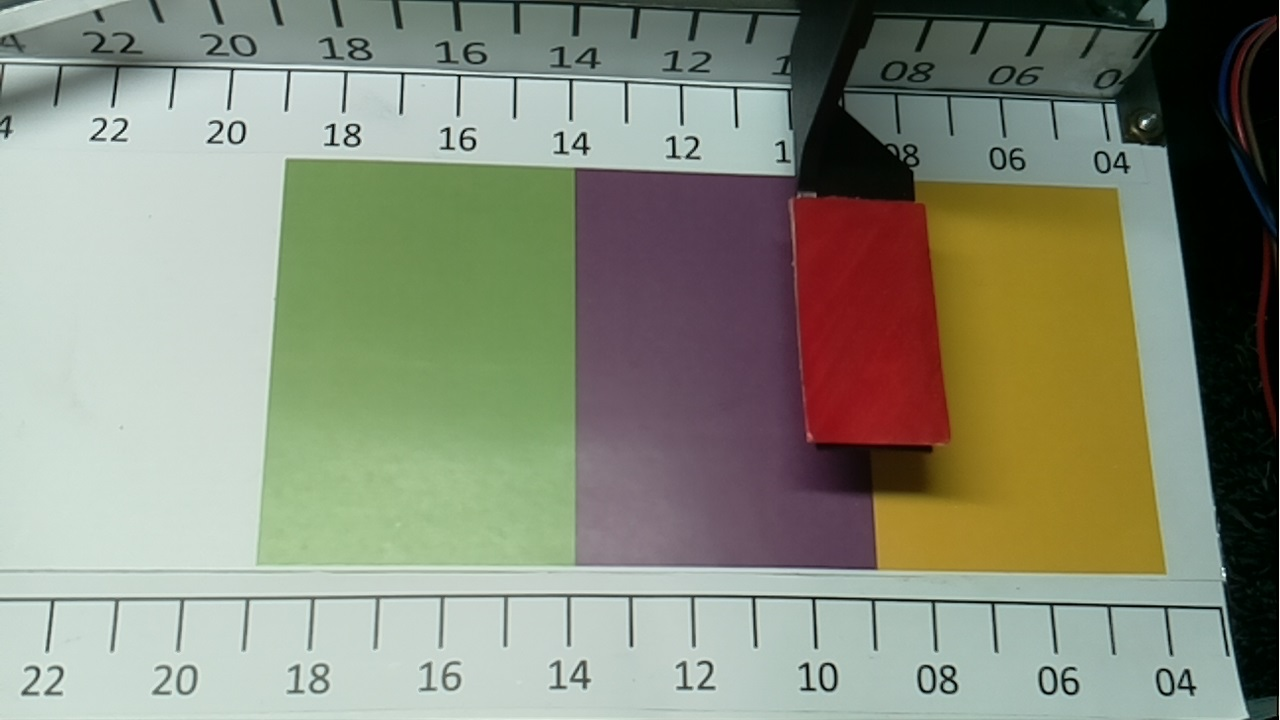
#> input picture task1_opencv_control/test_frames/4.jpg, 1280 x 720 px
$ python main.py
#> lines starting #> are read from the running program, lines starting #| are printed output that depends on the picture; after the words box and inside, x2 and y2 are one past the last pixel; in counts of white or black regions, pixels touching at a corner belong together
### task1_opencv_control/opencv_controller.py
try:
    from .camera import Camera # For running app
except ImportError:
    from camera import Camera # For running main

#from task1_opencv_control.pi_camera import Camera # For Raspberry Pi

import cv2
import numpy as np

class OpenCVController(object):

    def __init__(self):
        self.current_color = [False,False,False]
        self.camera = Camera()
        print('OpenCV controller initiated')

    def process_frame(self):
        frame = self.camera.get_frame()
        frame = np.frombuffer(frame,np.uint8)

        # RGB to BGR Conversion
        frame = cv2.imdecode(frame, cv2.COLOR_RGB2BGR)
#> frame is the input picture: shape (720, 1280, 3); mean B, G, R 123, 141.1, 136.7

        # BGR to HSV
        frame_hsv = cv2.cvtColor(frame, cv2.COLOR_BGR2HSV)
#> frame_hsv: shape (720, 1280, 3); mean H, S, V 74.8, 76.8, 149.9

        # Red
        lower_red = np.array([160, 20, 70])
        upper_red = np.array([190, 255, 255])
        red_mask  = cv2.inRange(frame_hsv, lower_red, upper_red)
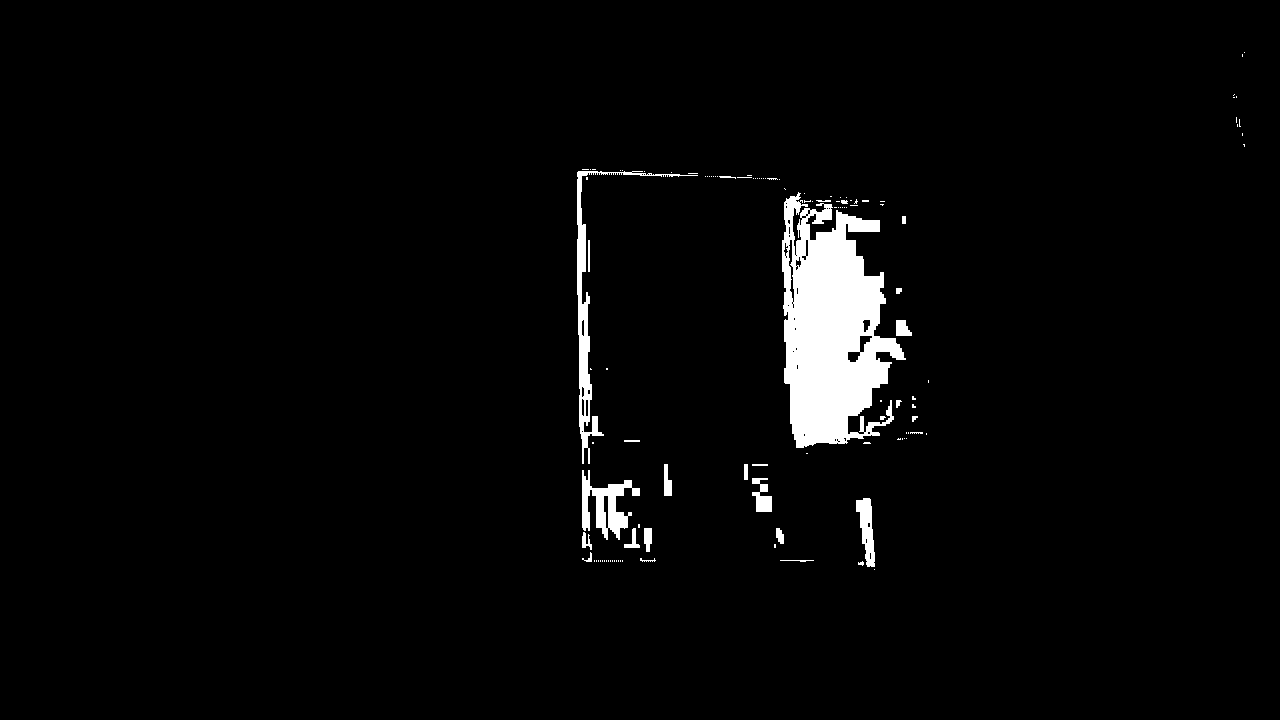
#> red_mask: shape (720, 1280); 2.9% white; 119 white regions (93 under 20 px), largest, box (x1, y1, x2, y2) and area: (782, 192, 906, 448) 19678, (577, 171, 698, 464) 2631, (582, 470, 640, 540) 1731

        # Green
        green_lower = np.array([30, 40, 70])
        green_upper = np.array([50, 255, 255])
        green_mask  = cv2.inRange(frame_hsv, green_lower, green_upper)
#> green_mask: shape (720, 1280); 13.3% white; 12 white regions (9 under 20 px), largest, box (x1, y1, x2, y2) and area: (261, 159, 577, 564) 121005, (904, 179, 1168, 576) 1743, (1131, 126, 1139, 134) 32

        # Yellow
        yellow_lower = np.array([15, 150, 20])
        yellow_upper = np.array([35, 255, 255])
        yellow_mask  = cv2.inRange(frame_hsv, yellow_lower, yellow_upper)
#> yellow_mask: shape (720, 1280); 9.3% white; 11 white regions (10 under 20 px), largest, box (x1, y1, x2, y2) and area: (873, 183, 1165, 573) 85291

        # Purple
        purple_lower = np.array([129, 50, 70])
        purple_upper = np.array([158, 255, 255])
        purple_mask  = cv2.inRange(frame_hsv, purple_lower, purple_upper)
#> purple_mask: shape (720, 1280); 5.2% white; 17 white regions (10 under 20 px), largest, box (x1, y1, x2, y2) and area: (587, 174, 867, 568) 47061, (688, 410, 704, 432) 192, (582, 192, 586, 208) 64

        kernal = np.ones((5, 5), "uint8")

        # Red mask
        red_mask = cv2.dilate(red_mask, kernal)
#> red_mask: shape (720, 1280); 4.1% white; 27 white regions, largest, box (x1, y1, x2, y2) and area: (780, 190, 914, 450) 24192, (575, 167, 700, 466) 5164, (580, 468, 654, 564) 3923
        #red = cv2.bitwise_and(frame, frame, mask=red_mask)

        # Green mask
        green_mask = cv2.dilate(green_mask, kernal)
#> green_mask: shape (720, 1280); 14.1% white; 5 white regions, box (x1, y1, x2, y2) and area: (259, 157, 579, 566) 124107, (902, 177, 1170, 578) 5544, (1129, 119, 1144, 136) 174, (878, 569, 886, 574) 40, (335, 0, 340, 4) 20
        #green = cv2.bitwise_and(frame, frame, mask = green_mask)

        # Yellow mask
        yellow_mask = cv2.dilate(yellow_mask, kernal)
#> yellow_mask: shape (720, 1280); 9.6% white; 6 white regions, box (x1, y1, x2, y2) and area: (869, 181, 1167, 575) 88347, (1276, 252, 1280, 272) 80, (1246, 134, 1253, 146) 66, (1130, 131, 1138, 139) 57, (1250, 46, 1255, 51) 25, (1245, 94, 1250, 99) 25
        #yellow = cv2.bitwise_and(frame, frame, mask = yellow_mask)

        # Purple mask
        purple_mask = cv2.dilate(purple_mask, kernal)
#> purple_mask: shape (720, 1280); 5.7% white; 4 white regions
        #purple = cv2.bitwise_and(frame, frame, mask = purple_mask)


        # Red Mark Detection
        contours, hierarchy = cv2.findContours(red_mask, cv2.RETR_EXTERNAL, cv2.CHAIN_APPROX_SIMPLE)
#> contours = 27 contours; largest, box (x1, y1, x2, y2) and area: (780, 190, 914, 450) 23978, (575, 167, 700, 466) 4718, (580, 468, 654, 564) 3751, (854, 496, 877, 572) 1132, (742, 462, 774, 514) 916
        for contour in contours:
            area = cv2.contourArea(contour)
            if(area > 5000):
                xr, yr, wr, hr = cv2.boundingRect(contour)
                imageFrame = cv2.rectangle(frame, (xr, yr),(xr+wr, yr+hr), (0, 0, 255), 3) # colour of border
                cv2.putText(imageFrame, "Mark", (xr, yr),cv2.FONT_HERSHEY_SIMPLEX, 1, (0, 0, 255))
                l11 = (xr, yr)
                l12 = (xr+wr, yr+hr)
#> this loop made 27 passes
#> (area, xr, yr, wr, hr, l12) on pass 19: (23978, 780, 190, 134, 260, (914, 450))
#> area on passes 1 to 6: 158, 112.5, 215.5, 1132, 3751, 916.5
#> frame: shape (720, 1280, 3); 0.44% of pixels changed, all inside (x1, y1, x2, y2) = (778, 169, 917, 453)


        # Green Mark Detection
        contours, hierarchy=cv2.findContours(green_mask, cv2.RETR_EXTERNAL, cv2.CHAIN_APPROX_SIMPLE)
#> contours = 5 contours, 1 with area under 20; largest, box (x1, y1, x2, y2) and area: (259, 157, 579, 566) 123396, (902, 177, 1170, 578) 4683, (1129, 119, 1144, 136) 146, (878, 569, 886, 574) 28
        for contour in contours:
            area = cv2.contourArea(contour)
            if(area > 20000):
                xg, yg, wg, hg = cv2.boundingRect(contour)
                imageFrame = cv2.rectangle(frame, (xg, yg),(xg+wg, yg+hg), (0, 255, 0), 3) # colour of border
                cv2.putText(imageFrame, "Green", (xg, yg),cv2.FONT_HERSHEY_SIMPLEX, 1, (0, 255, 0))
                l21 = (xg,yg)
                l22 = (xg+wg, yg+hg)
#> this loop made 5 passes
#> (area, xg, yg, wg, hg, l22) on pass 3: (123395.5, 259, 157, 320, 409, (579, 566))
#> area on passes 2, 4: 4683, 146.5
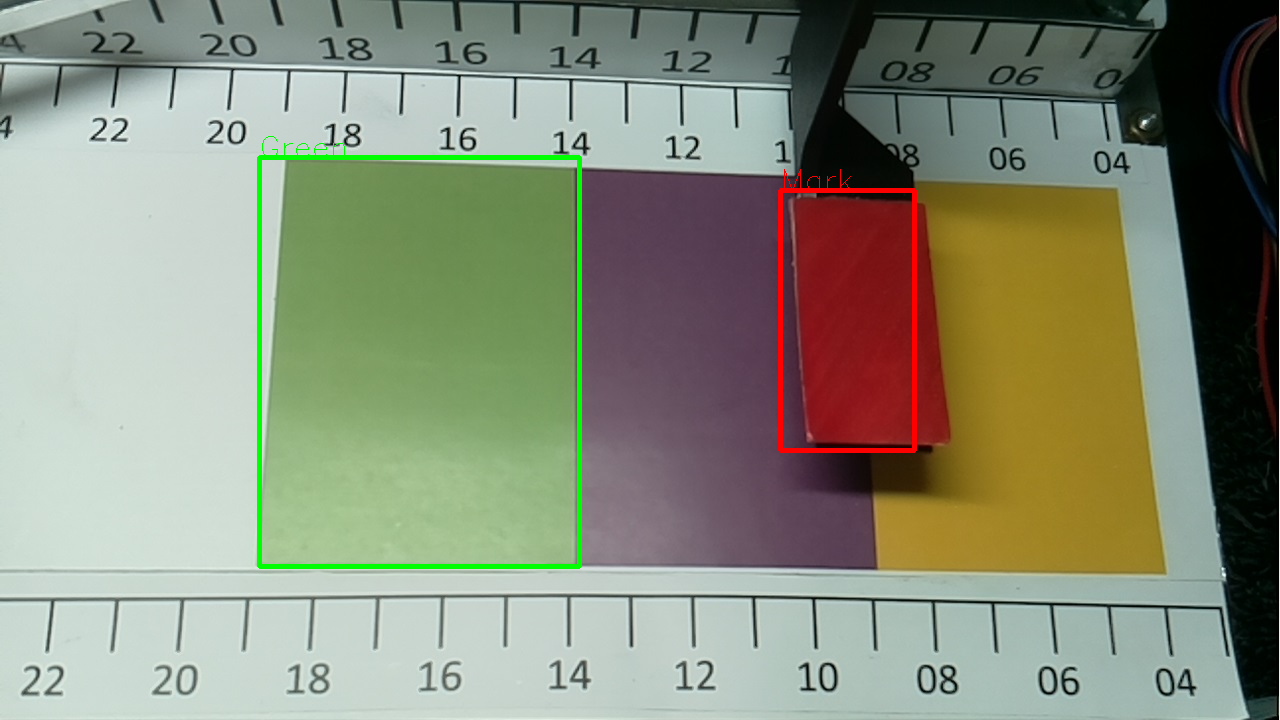
#> frame: shape (720, 1280, 3); mean B, G, R 121.5, 141.6, 136.1

        # purple Mark Detection
        contours, hierarchy=cv2.findContours(purple_mask, cv2.RETR_EXTERNAL, cv2.CHAIN_APPROX_SIMPLE)
#> contours = 4 contours; box (x1, y1, x2, y2) and area: (580, 172, 873, 571) 53408, (580, 270, 586, 290) 94, (798, 452, 805, 466) 74, (700, 468, 706, 476) 34
        for contour in contours:
            area = cv2.contourArea(contour)
            if (area > 5000):
                xp, yp, wp, hp = cv2.boundingRect(contour)
                imageFrame = cv2.rectangle(frame, (xp, yp),(xp+wp, yp+hp), (255, 0, 255), 3) # colour of border
                cv2.putText(imageFrame, "Purple", (xp, yp),cv2.FONT_HERSHEY_SIMPLEX, 1.0, (255, 0, 255))
                l31 = (xp, yp)
                l32 = (xp+wp, yp+hp)
#> this loop made 4 passes
#> (area, xp, yp, wp, hp, l32) on pass 4: (53407.5, 580, 172, 293, 399, (873, 571))
#> area on passes 1 to 3: 34.5, 74.5, 94
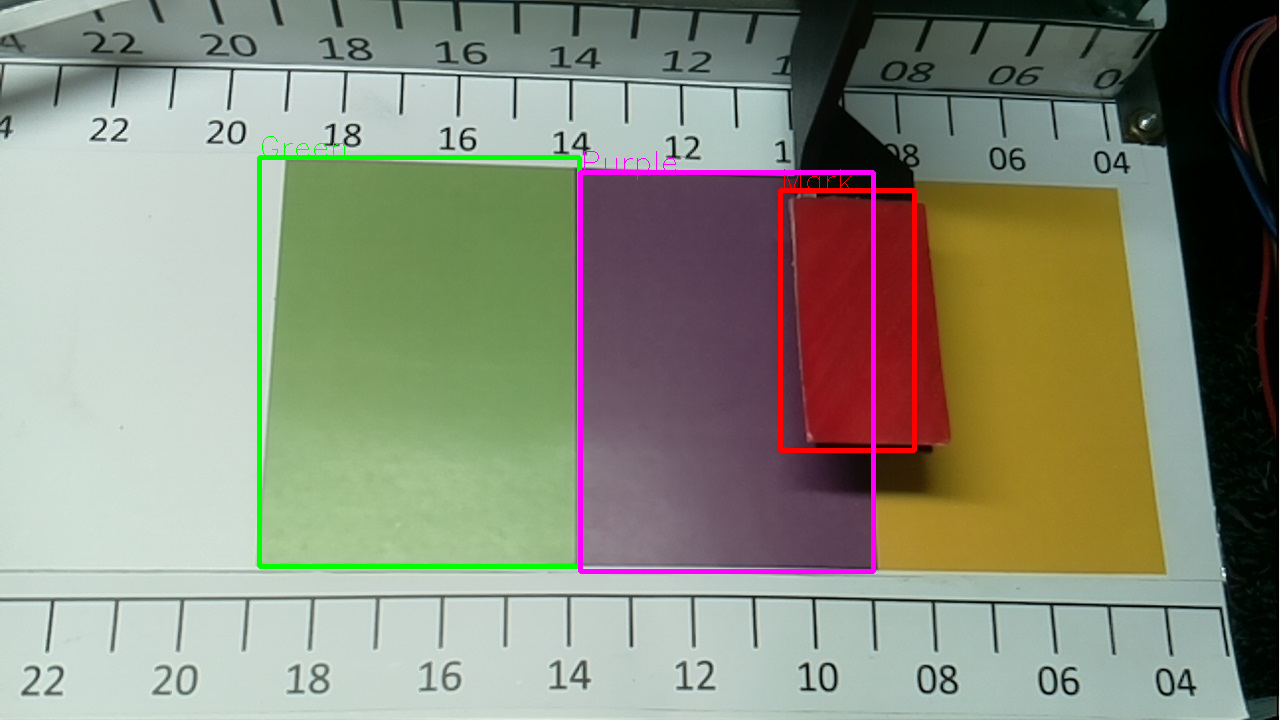
#> frame: shape (720, 1280, 3); 0.77% of pixels changed, all inside (x1, y1, x2, y2) = (578, 151, 876, 574)


        # Yellow Mark Detection
        contours, hierarchy=cv2.findContours(yellow_mask, cv2.RETR_EXTERNAL, cv2.CHAIN_APPROX_SIMPLE)
#> contours = 6 contours, 2 with area under 20; largest, box (x1, y1, x2, y2) and area: (869, 181, 1167, 575) 87678, (1276, 252, 1280, 272) 57, (1246, 134, 1253, 146) 50, (1130, 131, 1138, 139) 44
        for contour in contours:
            area = cv2.contourArea(contour)
            if(area > 8000):
                xy, yy, wy, hy = cv2.boundingRect(contour)
                imageFrame = cv2.rectangle(frame, (xy, yy),(xy+wy, yy+hy), (0, 255, 255), 3) # colour of border
                cv2.putText(imageFrame, "Yellow", (xy, yy),cv2.FONT_HERSHEY_SIMPLEX, 1.0, (0, 255, 255))
                l41 = (xy, yy)
                l42 = (xy+wy, yy+hy)
#> this loop made 6 passes
#> (area, xy, yy, wy, hy, l42) on pass 2: (87677.5, 869, 181, 298, 394, (1167, 575))
#> area on passes 3 to 4: 50, 44.5
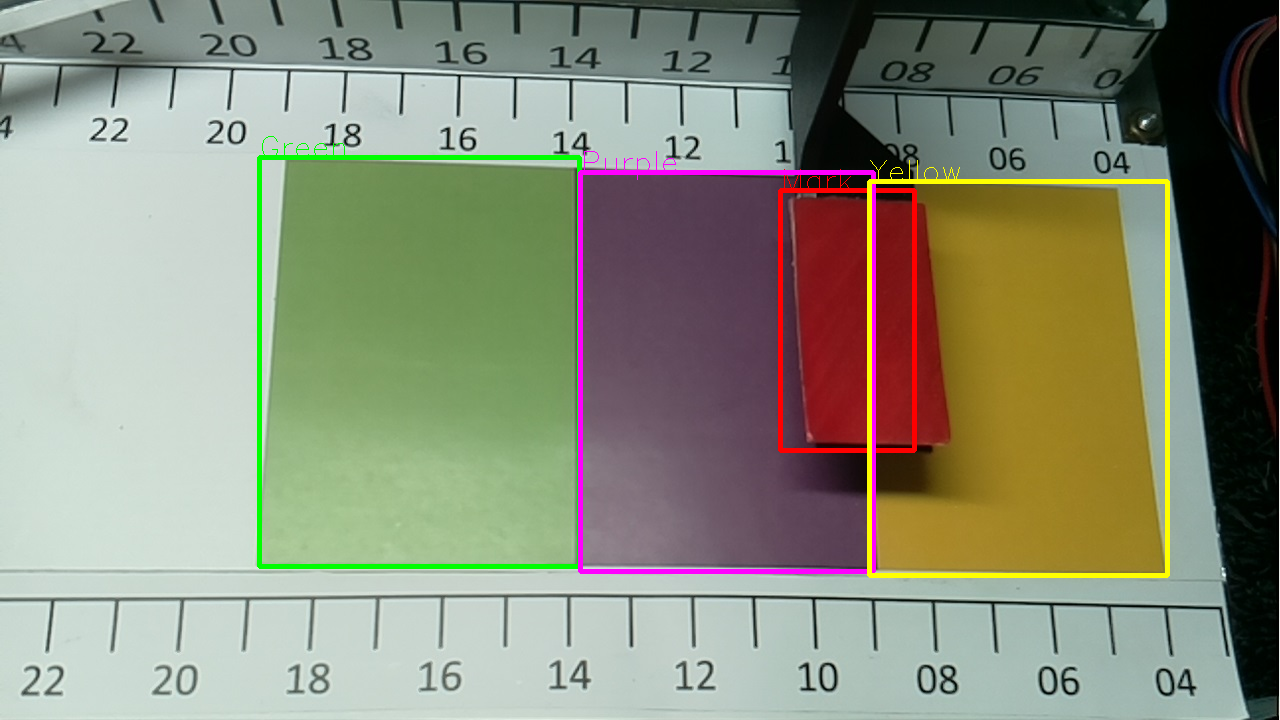
#> frame: shape (720, 1280, 3); 0.77% of pixels changed, all inside (x1, y1, x2, y2) = (867, 160, 1170, 578)


        # From Left side to Right side

        if ((l21 <= l11 < l22) and (l21 <= l12 < l22) or ((l11 < l21) and (l12 < l22))):
            self.current_color = [True,False,False]
        if ((l21 <= l11 < l22) and (l31 <= l12 < l32)):
            self.current_color = [True,True,False]
        if ((l31 <= l11 < l32) and (l31 <= l12 < l32)):
            self.current_color = [False,True,False]
        if ((l31 <= l11 < l32) and (l41 <= l12 <= l42)):
            self.current_color = [False,True,True]
        if ((l41 <= l11 <= l42) and (l41 <= l12 <= l42)):
            self.current_color = [False,False,True]

        # From Right side to Left side

        if ((l21 >= l11 > l22) and (l21 >= l12 > l22)):
            self.current_color = [True,False,False]
        if ((l21 >= l11 > l22) and (l31 >= l12 > l32)):
            self.current_color = [True,True,False]
        if ((l31 >= l11 > l32) and (l31 >= l12 > l32)):
            self.current_color = [False,True,False]
        if ((l31 >= l11 > l32) and (l41 >= l12 >= l42)):
            self.current_color = [False,True,True]
        if ((l41 >= l11 >= l42) and (l41 >= l12 >= l42)):
            self.current_color = [False,False,True]

        ret,buffer = cv2.imencode('.jpg', frame)
        frame = buffer.tobytes()
        print('Monitoring')
        return frame

    def get_current_color(self):
        return self.current_color

### task1_opencv_control/camera.py
# Please note that this is a fake camera, it will just
# yield the images 1.jpg, 2.jpg, 3.jg and 4.jpg. It is
# just for testing purposes. You should actually use the
# picamera module and implement the get_frame properly

from time import time
from time import sleep
import os, sys

class Camera(object):
    def __init__(self):
        directory = os.path.join(os.path.dirname(__file__), 'test_frames')
        self.test_frames_name = ['1.jpg', '2.jpg', '3.jpg', '4.jpg']
        self.frames = [open(os.path.join(directory, f), 'rb').read() for f in self.test_frames_name]
        self.current_frame = int(time()) % 4
        self.count = 0

    def get_frame(self):
        if (self.count > 300):
            self.current_frame = int(time()) % 4
            self.count = 0
        index = int(time()) % 4
        print('Frame', self.test_frames_name[self.current_frame])
        self.count =  self.count + 1
        return self.frames[self.current_frame]

### task1_opencv_control/main.py
from opencv_controller import OpenCVController
#import time
import cv2
import numpy as np
#import base64

# Do NOT change this script
opencv_controller = OpenCVController()

for i in range(5):
  print("---------------Distance number: ", i)
  frame = opencv_controller.process_frame()

  # Display in window
  jpg_as_np = np.fromstring(frame, np.uint8)
  img = cv2.imdecode(jpg_as_np, cv2.COLOR_BGR2RGB)
  cv2.imshow('image', img) # Not in Raspberry Pi

  print("Current color from OpenCV: ", opencv_controller.get_current_color())
  print("---------------------------------")

  cv2.waitKey(0) # Not in Raspberry Pi
  cv2.destroyAllWindows() # Not in Raspberry Pi
